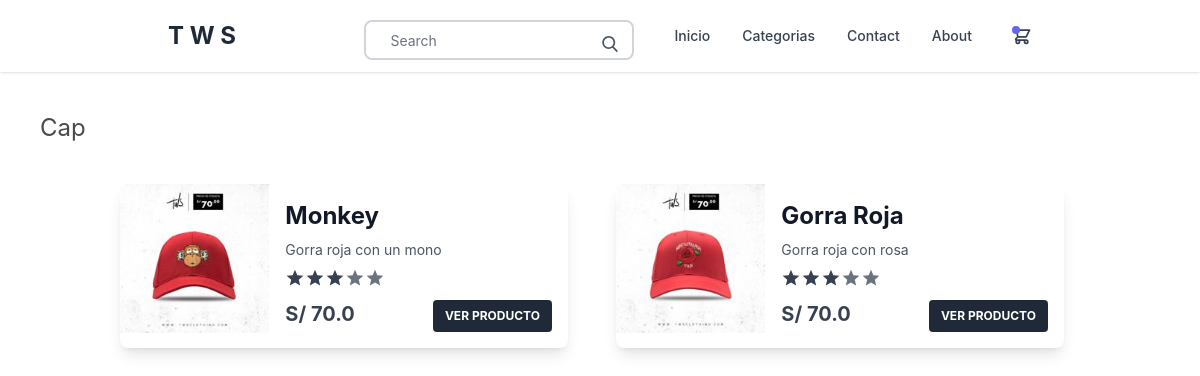
/cap/, run on an earlier commit of the app's database.
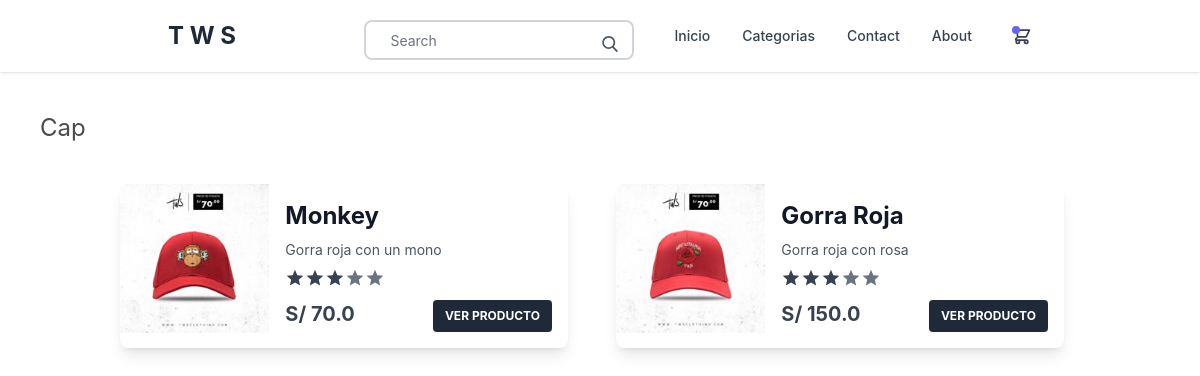
And on a later commit of the database.
### apps/store/models.py (models this page shows, shortened)
class Category(models.Model):
    parent = models.ForeignKey('self',related_name='children',on_delete=models.CASCADE,blank=True,null=True)
    title = models.CharField(max_length=255)
    slug = models.SlugField(max_length=255)
    is_featured=models.BooleanField(default=False)
    ordering=models.IntegerField(default=0)
    class Meta:
        verbose_name_plural='Categories'
        ordering=('ordering',)
    def __str__(self):
        return self.title

class Product(models.Model):
    category=models.ForeignKey(Category,related_name='products',on_delete=models.CASCADE)
    parent=models.ForeignKey('self', related_name='variants', on_delete=models.CASCADE,blank=True,null=True)
    title = models.CharField(max_length=255)
    slug = models.SlugField(max_length=255)
    description = models.TextField(blank=True,null=True)
    price=models.FloatField()
    is_featured=models.BooleanField(default=False)
    num_available=models.IntegerField(default=1)
    date_added=models.DateTimeField( auto_now_add=True)
    image=models.ImageField(upload_to='uploads/', blank=True,null=True)
    thumbnail=models.ImageField(upload_to='uploads/',blank=True,null=True)
    sizes=models.ManyToManyField(Size)
    class Meta:
        ordering=('-date_added',)

### apps/store/views.py (the view)
# urls.py: path('<slug:slug>/',category_detail,name='category_detail'),
def category_detail(request, slug):
    print("hola")
    category=get_object_or_404(Category,slug=slug)
    products=category.products.filter(parent=None)
    context={
        'category':category,
        'products':products,
    }
    return render(request, 'category_detail.html', context)

### apps/store/context_processors.py (called while the page is built)
def menu_categories(request):
    categories = Category.objects.filter(parent=None)
    return {'menu_categories': categories}

### apps/store/templates/category_detail.html
{% extends 'base.html' %}
{% block content %}
<h1 class="text-2xl my-10 ml-10">{{category}}</h1>
{% with products as list_products %}
<div class="container">
    {% include 'parts/product_list.html' %}
  </div>
      {% endwith %}
{% endblock content %}

### apps/core/templates/base.html (shortened to what this page needs)
{% load static %}
{% load tailwind_tags %}
<!DOCTYPE html>
<html>
	<head>
        {% tailwind_css %}
		<link rel="stylesheet" href="https://cdn.jsdelivr.net/npm/bulma@0.9.0/css/bulma.min.css">
	</head>
	<body>
		{% include 'parts/navbar.html' %}
        {% block content %}
        {% endblock %}
	</body>
</html>

### apps/core/templates/parts/navbar.html (shortened to what this page needs)
{% load static %}
<nav class="bg-white shadow">
    <div x-data="{ open: false }">
        <div class="container mx-auto px-6 py-3 md:flex md:justify-between md:items-center">
            <div class="flex justify-between items-center">
                <div>
                    <a class="text-gray-800 text-xl font-bold md:text-2xl hover:text-gray-700" href="{% url 'frontpage' %}">
                        T W S
                    </a>
                </div>
            </div>
            <div class="md:flex items-center hidden">
                <form methods="get" action="{% url 'search' %}" class="pt-2 relative mx-auto text-gray-600">
                    <input
                        class="border-2 border-gray-300 bg-white h-10 px-5 pr-16 rounded-lg text-sm focus:outline-none"
                        type="search" name="query" placeholder="Search">
                    <button type="submit" class="absolute right-0 top-0 mt-5 mr-4">
                    </button>
                </form>
                <div class="flex flex-col md:flex-row md:mx-6">
                    <a class="my-1 text-sm text-gray-700 font-medium hover:text-indigo-500 md:mx-4 md:my-0"
                    href="{% url 'frontpage' %}">Inicio</a>
                    <div class="relative inline-block" x-data="{ category: false }">
                        <div @click="category = !category"
                            class="my-1 text-sm text-gray-700 font-medium hover:text-indigo-500 md:mx-4 md:my-0">
                            <p class=" cursor-pointer">Categorias</p>
                        </div>
                    </div>
                    <a class="my-1 text-sm text-gray-700 font-medium hover:text-indigo-500 md:mx-4 md:my-0"
                        href="#">Contact</a>
                    <a class="my-1 text-sm text-gray-700 font-medium hover:text-indigo-500 md:mx-4 md:my-0"
                        href="#">About</a>
                </div>
                <div class="flex justify-center md:block">
                    <a class="relative text-gray-700 hover:text-gray-600" href="#">
                        <span class="absolute top-0 left-0 rounded-full bg-indigo-500 text-white p-1 text-xs"></span>
                    </a>
                </div>
            </div>
        </div>
    </div>
</nav>

### apps/store/templates/parts/product_list.html
<div class="flex flex-wrap -m-4">
    {% for p in list_products %}
    <div class="md:w-1/2 p-4">
      <div class="flex max-w-md bg-white shadow-lg rounded-lg overflow-hidden">
        <div class="w-1/3 bg-cover bg-landscape">
         <img class="img-responsive" src="{{p.thumbnail.url}}" alt="{{p.title}}">
        </div>
        <div class="w-2/3 p-4">
          <h1 class="text-gray-900 font-bold text-2xl">{{p.title}}</h1>
          <p class="mt-2 text-gray-600 text-sm">
            {{p.description}}
          </p>
          <div class="flex item-center mt-2">
            <svg class="w-5 h-5 fill-current text-gray-700" viewBox="0 0 24 24">
              <path
                d="M12 17.27L18.18 21L16.54 13.97L22 9.24L14.81 8.63L12 2L9.19 8.63L2 9.24L7.46 13.97L5.82 21L12 17.27Z">
              </path>
            </svg>
            <svg class="w-5 h-5 fill-current text-gray-700" viewBox="0 0 24 24">
              <path
                d="M12 17.27L18.18 21L16.54 13.97L22 9.24L14.81 8.63L12 2L9.19 8.63L2 9.24L7.46 13.97L5.82 21L12 17.27Z">
              </path>
            </svg>
            <svg class="w-5 h-5 fill-current text-gray-700" viewBox="0 0 24 24">
              <path
                d="M12 17.27L18.18 21L16.54 13.97L22 9.24L14.81 8.63L12 2L9.19 8.63L2 9.24L7.46 13.97L5.82 21L12 17.27Z">
              </path>
            </svg>
            <svg class="w-5 h-5 fill-current text-gray-500" viewBox="0 0 24 24">
              <path
                d="M12 17.27L18.18 21L16.54 13.97L22 9.24L14.81 8.63L12 2L9.19 8.63L2 9.24L7.46 13.97L5.82 21L12 17.27Z">
              </path>
            </svg>
            <svg class="w-5 h-5 fill-current text-gray-500" viewBox="0 0 24 24">
              <path
                d="M12 17.27L18.18 21L16.54 13.97L22 9.24L14.81 8.63L12 2L9.19 8.63L2 9.24L7.46 13.97L5.82 21L12 17.27Z">
              </path>
            </svg>
          </div>
          <div class="flex item-center justify-between mt-3">
            <h1 class="text-gray-700 font-bold text-xl">S/ {{p.price}}</h1>
            <a class="
                px-3
                py-2
                bg-gray-800
                text-white text-xs
                font-bold
                hover:text-gray-500
                uppercase
                rounded
              " href="{% url 'product_detail' p.category.slug p.slug %}" >
              Ver producto
          </a>
          </div>
        </div>
      </div>
    </div>
    {% endfor %}
  </div>

What changed in the data, as far as the page shows it:
changed Product "Gorra Roja": price "70.0" → "150.0"
